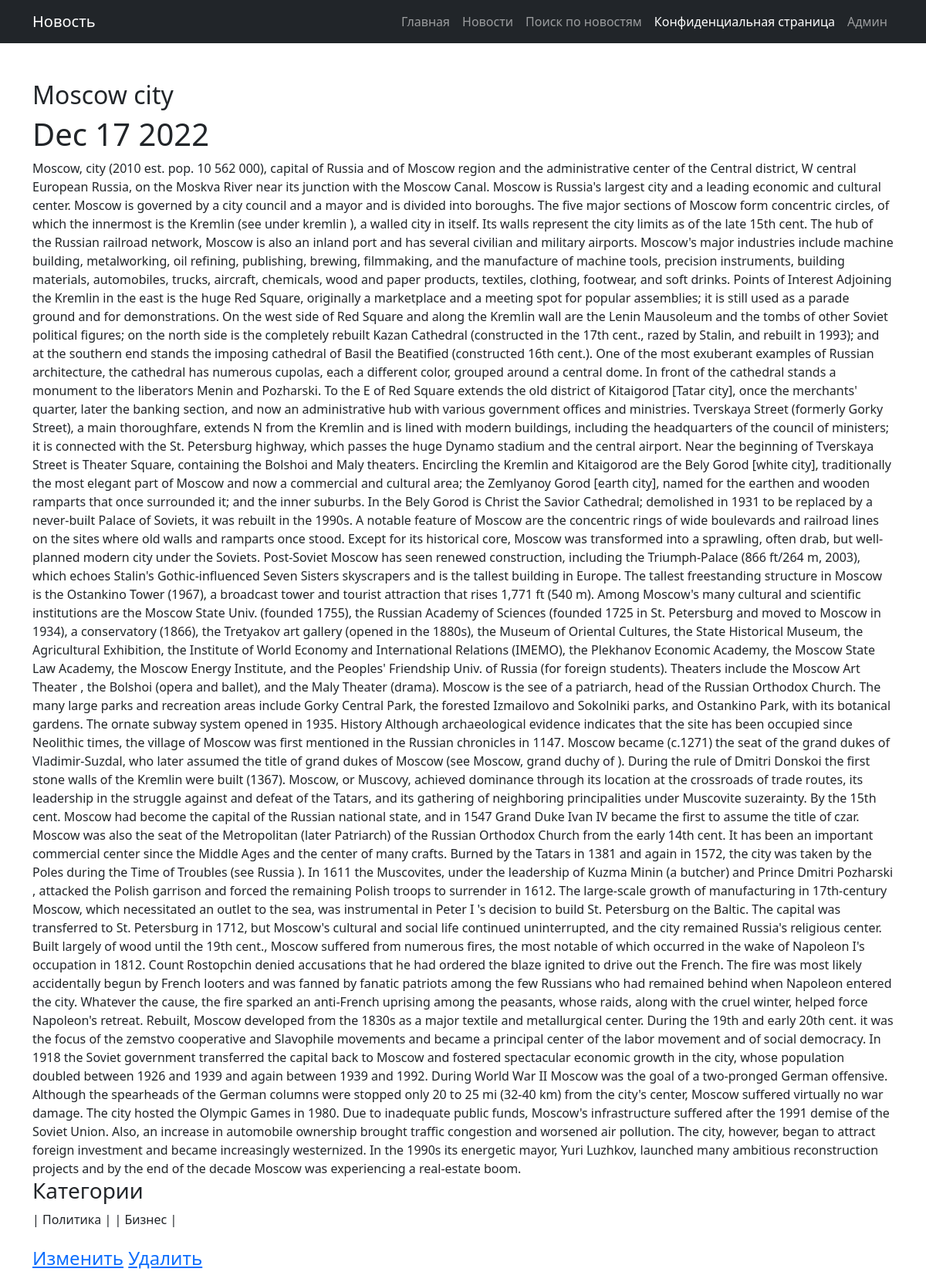
Screenshot of /post/articles/5 with the database file from the repository.
### news/models.py (models this page shows, shortened)
class Post(models.Model):
    post_var = models.CharField(max_length = 8, choices = chois, default = articles)
    post_time = models.DateTimeField(auto_now_add = True)
    header = models.CharField(max_length = 64)
    text = models.TextField()
    post_rating = models.IntegerField(default = 0)
    author = models.ForeignKey('Author', on_delete = models.CASCADE)
    category = models.ManyToManyField('Category', through = 'PostCategory')

class Category(models.Model):
    category_name = models.CharField(max_length = 32, unique = True)

### news/views.py (the view)
# urls.py: path('<str:post_var>/<int:pk>', NewsDetail.as_view(), name = 'news_detail'),
class NewsDetail(DetailView):
    model = Post
    template_name = 'new.html'
    context_object_name = 'new'
    def get_context_data(self, **kwargs):
        context = super().get_context_data(**kwargs)
        context['category'] = PostCategory.objects.filter(post = self.kwargs['pk']).values('category__category_name')
        return context

### news/templatetags/custom_filters.py (called while the page is built)
@register.filter()
def censor(value):
    censor_list = ('cricket', 'ball', 'soccer')
    value = value.split()
    cens_value = ''
    for val in value:
        if val.lower() not in censor_list:
            cens_value = cens_value + val + ' '
        else:
            cens_value = cens_value + val.replace(val[1::], '*'*(len(val)-1)) + ' '
    return f'{cens_value}'

### templates/new.html (shortened to what this page needs)
{% extends 'flatpages/default.html' %}
{% load custom_filters %}
{% block title_navbar %}
Новость
{% endblock title_navbar %}
{% block content %}
    <h2>{{ new.header|censor }}</h2>  <h1>{{ new.post_time|date:'M d Y' }}</h1>
    {{ new.text|censor }}
    <br>
    <h3>Категории</h3>
    {% for cat in category %}
    | {{ cat.category__category_name }} |
    {% endfor %}
    <br><br>
    <h4><a href=http://127.0.0.1:8000/post/{{ new.post_var }}/{{ new.pk }}/update>Изменить</a>
        <a href=http://127.0.0.1:8000/post/{{ new.post_var }}/{{ new.pk }}/delete>Удалить</a></h4>
{% endblock content %}

### rows the page displays
Post: header|censor "Moscow city", post_time "Dec 17 2022", text|censor "Moscow, city (2010 est. pop. 10 562 000), capital of Russia and of Moscow region and the administrative center of the Central district, W central European Russia, on the Moskva River near its junction with the Moscow Canal. Moscow is Russia's largest city and a leading economic and cultural center. Moscow is governed by a city council and a mayor and is divided into boroughs. The five major sections of Moscow form concentric circles, of which the innermost is the Kremlin (see under kremlin ), a walled city in itself. Its walls represent the city limits as of the late 15th cent. The hub of the Russian railroad network, Moscow is also an inland port and has several civilian and military…"
Category: category__category_name "Политика"
Category: category__category_name "Бизнес"
